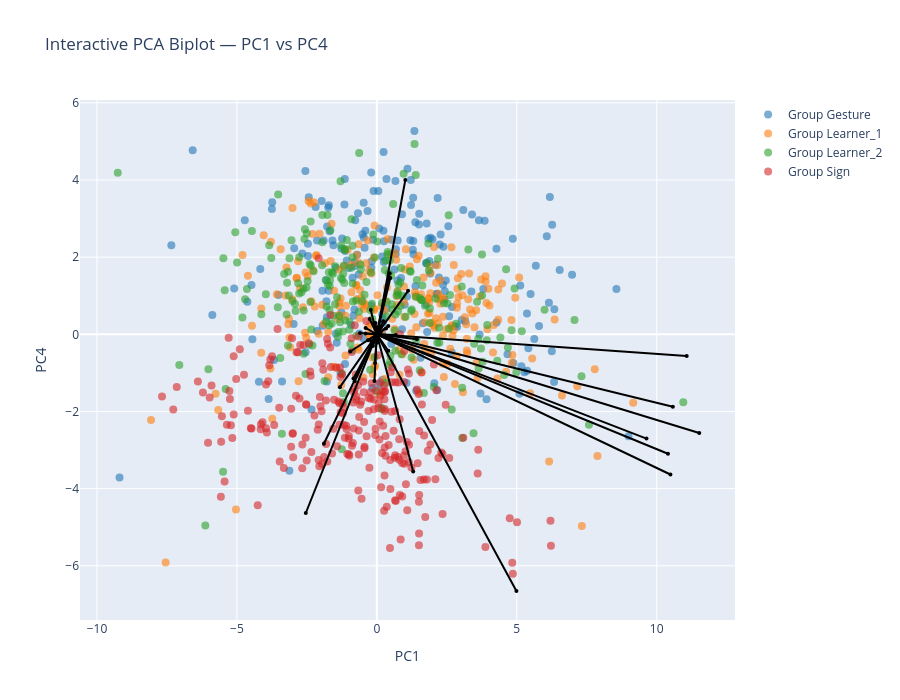

The notebook cell this image was saved under:
### Markdown cell above
### Biplot PC1-PC4

### Code cell
pcs_to_plot = [1, 4]  # PC1–PC2

sig_features_GS = (
    df_sig_vars_GS[
        (df_sig_vars_GS["sig_loading"]) &
        (df_sig_vars_GS["PC"].isin(pcs_to_plot))
    ]["feature"]
    .unique()
)

feature_names = df_clean.columns[:-1]
selected_vars = [feature_names.get_loc(f) for f in sig_features_GS if f in feature_names]

arrow_strength = (
    df_sig_vars_GS[df_sig_vars_GS["PC"].isin(pcs_to_plot)]
    .groupby("feature")["index_loading"]
    .mean()
    .to_dict()
)

interactive_PCA_biplot(
    score=x_new_GS, 
    coeff=loadings_GS, 
    labels=feature_names, 
    y=y, 
    selected_vars=selected_vars, 
    pc_x=pcs_to_plot[0], pc_y=pcs_to_plot[1],
    show_labels=False,
    arrow_strength=arrow_strength
)

# static plot
static_PCA_biplot(
    score=x_new_GS, 
    coeff=loadings_GS, 
    labels=feature_names, 
    y=y, 
    selected_vars=selected_vars, 
    pc_x=pcs_to_plot[0], pc_y=pcs_to_plot[1],
    show_labels=False,
    arrow_strength=arrow_strength,
    save_path=os.path.join(curfolder, "plots", "PCA_GS_all_PC1_4_biplot.png")
)

### Figure 1 — Plotly figure (JSON) as saved in the notebook; plotly's stock layout.template omitted (floating-point values rounded to 4 significant figures; data arrays with more than 128 entries replaced by an {"elided": "..."} marker saying what was removed)
{"data": [{"hoverinfo": "text", "marker": {"color": "#1f77b4", "opacity": 0.6, "size": 8}, "mode": "markers", "name": "Group Gesture", "showlegend": true, "text": {"elided": "197 str values"}, "type": "scatter", "x": {"elided": "197 float values"}, "y": {"elided": "197 float values"}}, {"hoverinfo": "text", "marker": {"color": "#ff7f0e", "opacity": 0.6, "size": 8}, "mode": "markers", "name": "Group Learner_1", "showlegend": true, "text": {"elided": "236 str values"}, "type": "scatter", "x": {"elided": "236 float values"}, "y": {"elided": "236 float values"}}, {"hoverinfo": "text", "marker": {"color": "#2ca02c", "opacity": 0.6, "size": 8}, "mode": "markers", "name": "Group Learner_2", "showlegend": true, "text": {"elided": "223 str values"}, "type": "scatter", "x": {"elided": "223 float values"}, "y": {"elided": "223 float values"}}, {"hoverinfo": "text", "marker": {"color": "#d62728", "opacity": 0.6, "size": 8}, "mode": "markers", "name": "Group Sign", "showlegend": true, "text": {"elided": "246 str values"}, "type": "scatter", "x": {"elided": "246 float values"}, "y": {"elided": "246 float values"}}, {"hoverinfo": "text", "hovertext": "gross__magnitude__arm_speed_Gmean", "line": {"color": "black"}, "marker": {"size": 4}, "mode": "lines+markers", "showlegend": false, "textposition": "top center", "type": "scatter", "x": [0, 1.299], "y": [0, -3.557]}, {"hoverinfo": "text", "hovertext": "gross__variability__arm_speed_Gstd", "line": {"color": "black"}, "marker": {"size": 4}, "mode": "lines+markers", "showlegend": false, "textposition": "top center", "type": "scatter", "x": [0, 10.58], "y": [0, -1.876]}, {"hoverinfo": "text", "hovertext": "gross__magnitude__arm_speed_peak_mean", "line": {"color": "black"}, "marker": {"size": 4}, "mode": "lines+markers", "showlegend": false, "textposition": "top center", "type": "scatter", "x": [0, 10.4], "y": [0, -3.097]}, {"hoverinfo": "text", "hovertext": "gross__variability__arm_speed_peak_std", "line": {"color": "black"}, "marker": {"size": 4}, "mode": "lines+markers", "showlegend": false, "textposition": "top center", "type": "scatter", "x": [0, 0.2286], "y": [0, 0.3376]}, {"hoverinfo": "text", "hovertext": "gross__rhythm__arm_speed_peak_n", "line": {"color": "black"}, "marker": {"size": 4}, "mode": "lines+markers", "showlegend": false, "textposition": "top center", "type": "scatter", "x": [0, -0.4019], "y": [0, 0.1655]}, {"hoverinfo": "text", "hovertext": "gross__rhythm__arm_speed_peak_rate", "line": {"color": "black"}, "marker": {"size": 4}, "mode": "lines+markers", "showlegend": false, "textposition": "top center", "type": "scatter", "x": [0, -1.893], "y": [0, -2.837]}, {"hoverinfo": "text", "hovertext": "gross__rhythm__arm_speed_mod_depth", "line": {"color": "black"}, "marker": {"size": 4}, "mode": "lines+markers", "showlegend": false, "textposition": "top center", "type": "scatter", "x": [0, 10.49], "y": [0, -3.634]}, {"hoverinfo": "text", "hovertext": "gross__magnitude__arm_acc_Gmean", "line": {"color": "black"}, "marker": {"size": 4}, "mode": "lines+markers", "showlegend": false, "textposition": "top center", "type": "scatter", "x": [0, 4.988], "y": [0, -6.653]}, {"hoverinfo": "text", "hovertext": "gross__variability__arm_acc_Gstd", "line": {"color": "black"}, "marker": {"size": 4}, "mode": "lines+markers", "showlegend": false, "textposition": "top center", "type": "scatter", "x": [0, 11.07], "y": [0, -0.5611]}, {"hoverinfo": "text", "hovertext": "gross__magnitude__arm_acc_peak_mean", "line": {"color": "black"}, "marker": {"size": 4}, "mode": "lines+markers", "showlegend": false, "textposition": "top center", "type": "scatter", "x": [0, 11.52], "y": [0, -2.558]}, {"hoverinfo": "text", "hovertext": "gross__variability__arm_acc_peak_std", "line": {"color": "black"}, "marker": {"size": 4}, "mode": "lines+markers", "showlegend": false, "textposition": "top center", "type": "scatter", "x": [0, 1.116], "y": [0, 1.126]}, {"hoverinfo": "text", "hovertext": "gross__rhythm__arm_acc_peak_n", "line": {"color": "black"}, "marker": {"size": 4}, "mode": "lines+markers", "showlegend": false, "textposition": "top center", "type": "scatter", "x": [0, -0.257], "y": [0, 0.3964]}, {"hoverinfo": "text", "hovertext": "gross__rhythm__arm_acc_peak_rate", "line": {"color": "black"}, "marker": {"size": 4}, "mode": "lines+markers", "showlegend": false, "textposition": "top center", "type": "scatter", "x": [0, -1.321], "y": [0, -1.369]}, {"hoverinfo": "text", "hovertext": "gross__rhythm__arm_acc_mod_depth", "line": {"color": "black"}, "marker": {"size": 4}, "mode": "lines+markers", "showlegend": false, "textposition": "top center", "type": "scatter", "x": [0, 9.635], "y": [0, -2.703]}, {"hoverinfo": "text", "hovertext": "gross__magnitude__arm_speed_integral", "line": {"color": "black"}, "marker": {"size": 4}, "mode": "lines+markers", "showlegend": false, "textposition": "top center", "type": "scatter", "x": [0, 0.886], "y": [0, -0.28]}, {"hoverinfo": "text", "hovertext": "gross__rhythm__arm_speed_sampen", "line": {"color": "black"}, "marker": {"size": 4}, "mode": "lines+markers", "showlegend": false, "textposition": "top center", "type": "scatter", "x": [0, -2.539], "y": [0, -4.631]}, {"hoverinfo": "text", "hovertext": "gross__smoothness__arm_intermittency", "line": {"color": "black"}, "marker": {"size": 4}, "mode": "lines+markers", "showlegend": false, "textposition": "top center", "type": "scatter", "x": [0, 1.017], "y": [0, 3.998]}, {"hoverinfo": "text", "hovertext": "gross__smoothness__arm_sparc", "line": {"color": "black"}, "marker": {"size": 4}, "mode": "lines+markers", "showlegend": false, "textposition": "top center", "type": "scatter", "x": [0, -0.4043], "y": [0, 0.02029]}, {"hoverinfo": "text", "hovertext": "gross__rhythm__band1_band_power_totalarm", "line": {"color": "black"}, "marker": {"size": 4}, "mode": "lines+markers", "showlegend": false, "textposition": "top center", "type": "scatter", "x": [0, 0.674], "y": [0, -0.017]}, {"hoverinfo": "text", "hovertext": "gross__rhythm__band1_entropy_totalarm", "line": {"color": "black"}, "marker": {"size": 4}, "mode": "lines+markers", "showlegend": false, "textposition": "top center", "type": "scatter", "x": [0, -0.2187], "y": [0, 0.6289]}, {"hoverinfo": "text", "hovertext": "gross__rhythm__band2_dom_freq_totalarm", "line": {"color": "black"}, "marker": {"size": 4}, "mode": "lines+markers", "showlegend": false, "textposition": "top center", "type": "scatter", "x": [0, -0.1926], "y": [0, -0.1858]}, {"hoverinfo": "text", "hovertext": "gross__rhythm__band2_centroid_totalarm", "line": {"color": "black"}, "marker": {"size": 4}, "mode": "lines+markers", "showlegend": false, "textposition": "top center", "type": "scatter", "x": [0, -0.836], "y": [0, -1.143]}, {"hoverinfo": "text", "hovertext": "gross__rhythm__band2_band_power_totalarm", "line": {"color": "black"}, "marker": {"size": 4}, "mode": "lines+markers", "showlegend": false, "textposition": "top center", "type": "scatter", "x": [0, -0.5997], "y": [0, 0.03279]}, {"hoverinfo": "text", "hovertext": "gross__rhythm__band2_entropy_totalarm", "line": {"color": "black"}, "marker": {"size": 4}, "mode": "lines+markers", "showlegend": false, "textposition": "top center", "type": "scatter", "x": [0, -0.7912], "y": [0, -1.216]}, {"hoverinfo": "text", "hovertext": "gross__rhythm__band3_band_power_totalarm", "line": {"color": "black"}, "marker": {"size": 4}, "mode": "lines+markers", "showlegend": false, "textposition": "top center", "type": "scatter", "x": [0, -0.9492], "y": [0, -0.4452]}, {"hoverinfo": "text", "hovertext": "gross__magnitude__bbmv_arms_total", "line": {"color": "black"}, "marker": {"size": 4}, "mode": "lines+markers", "showlegend": false, "textposition": "top center", "type": "scatter", "x": [0, 1.43], "y": [0, -0.1294]}, {"hoverinfo": "text", "hovertext": "gross__proxdist__directness_arms", "line": {"color": "black"}, "marker": {"size": 4}, "mode": "lines+markers", "showlegend": false, "textposition": "top center", "type": "scatter", "x": [0, 0.3282], "y": [0, 0.1536]}, {"hoverinfo": "text", "hovertext": "gross__coordination__arm_coupling", "line": {"color": "black"}, "marker": {"size": 4}, "mode": "lines+markers", "showlegend": false, "textposition": "top center", "type": "scatter", "x": [0, 0.4092], "y": [0, -0.4286]}, {"hoverinfo": "text", "hovertext": "fine__variability__thumb_opposition_std", "line": {"color": "black"}, "marker": {"size": 4}, "mode": "lines+markers", "showlegend": false, "textposition": "top center", "type": "scatter", "x": [0, 0.1069], "y": [0, 0.2041]}, {"hoverinfo": "text", "hovertext": "fine__handshape__handshape_size_mean", "line": {"color": "black"}, "marker": {"size": 4}, "mode": "lines+markers", "showlegend": false, "textposition": "top center", "type": "scatter", "x": [0, 0.4577], "y": [0, 1.583]}, {"hoverinfo": "text", "hovertext": "fine__variability__handshape_size_std", "line": {"color": "black"}, "marker": {"size": 4}, "mode": "lines+markers", "showlegend": false, "textposition": "top center", "type": "scatter", "x": [0, 0.4821], "y": [0, 1.46]}, {"hoverinfo": "text", "hovertext": "fine__coordination__finger_independence", "line": {"color": "black"}, "marker": {"size": 4}, "mode": "lines+markers", "showlegend": false, "textposition": "top center", "type": "scatter", "x": [0, -0.3152], "y": [0, -0.1555]}, {"hoverinfo": "text", "hovertext": "fine__coordination__corr_index_middle", "line": {"color": "black"}, "marker": {"size": 4}, "mode": "lines+markers", "showlegend": false, "textposition": "top center", "type": "scatter", "x": [0, 0.04054], "y": [0, 0.02578]}, {"hoverinfo": "text", "hovertext": "fine__coordination__corr_middle_ring", "line": {"color": "black"}, "marker": {"size": 4}, "mode": "lines+markers", "showlegend": false, "textposition": "top center", "type": "scatter", "x": [0, 0.1302], "y": [0, 0.03776]}, {"hoverinfo": "text", "hovertext": "fine__coordination__corr_ring_pinky", "line": {"color": "black"}, "marker": {"size": 4}, "mode": "lines+markers", "showlegend": false, "textposition": "top center", "type": "scatter", "x": [0, 0.4094], "y": [0, 0.2176]}, {"hoverinfo": "text", "hovertext": "fine__variability__flexion_entropy", "line": {"color": "black"}, "marker": {"size": 4}, "mode": "lines+markers", "showlegend": false, "textposition": "top center", "type": "scatter", "x": [0, -0.1388], "y": [0, -0.3016]}, {"hoverinfo": "text", "hovertext": "gross__rhythm__band1_centroid_totalarm", "line": {"color": "black"}, "marker": {"size": 4}, "mode": "lines+markers", "showlegend": false, "textposition": "top center", "type": "scatter", "x": [0, -0.1034], "y": [0, 0.2902]}, {"hoverinfo": "text", "hovertext": "gross__rhythm__band3_dom_freq_totalarm", "line": {"color": "black"}, "marker": {"size": 4}, "mode": "lines+markers", "showlegend": false, "textposition": "top center", "type": "scatter", "x": [0, 0.01868], "y": [0, -0.2149]}, {"hoverinfo": "text", "hovertext": "gross__rhythm__band3_centroid_totalarm", "line": {"color": "black"}, "marker": {"size": 4}, "mode": "lines+markers", "showlegend": false, "textposition": "top center", "type": "scatter", "x": [0, -0.08572], "y": [0, -1.207]}, {"hoverinfo": "text", "hovertext": "gross__rhythm__band3_entropy_totalarm", "line": {"color": "black"}, "marker": {"size": 4}, "mode": "lines+markers", "showlegend": false, "textposition": "top center", "type": "scatter", "x": [0, -0.0648], "y": [0, -0.7414]}, {"hoverinfo": "text", "hovertext": "fine__variability__thumb_index_std", "line": {"color": "black"}, "marker": {"size": 4}, "mode": "lines+markers", "showlegend": false, "textposition": "top center", "type": "scatter", "x": [0, 0.01441], "y": [0, 0.1788]}, {"hoverinfo": "text", "hovertext": "fine__handshape__mcp_tip_mean", "line": {"color": "black"}, "marker": {"size": 4}, "mode": "lines+markers", "showlegend": false, "textposition": "top center", "type": "scatter", "x": [0, -0.01833], "y": [0, 0.1382]}, {"hoverinfo": "text", "hovertext": "fine__variability__mcp_tip_std", "line": {"color": "black"}, "marker": {"size": 4}, "mode": "lines+markers", "showlegend": false, "textposition": "top center", "type": "scatter", "x": [0, -0.04646], "y": [0, 0.2923]}, {"hoverinfo": "text", "hovertext": "fine__variability__handshape_variability", "line": {"color": "black"}, "marker": {"size": 4}, "mode": "lines+markers", "showlegend": false, "textposition": "top center", "type": "scatter", "x": [0, 0.02153], "y": [0, 0.1008]}, {"hoverinfo": "text", "hovertext": "fine__smoothness__flexion_jerk", "line": {"color": "black"}, "marker": {"size": 4}, "mode": "lines+markers", "showlegend": false, "textposition": "top center", "type": "scatter", "x": [0, -0.0284], "y": [0, -0.1054]}], "layout": {"height": 700, "hovermode": "closest", "title": {"text": "Interactive PCA Biplot — PC1 vs PC4"}, "width": 900, "xaxis": {"title": {"text": "PC1"}}, "yaxis": {"title": {"text": "PC4"}}}}
